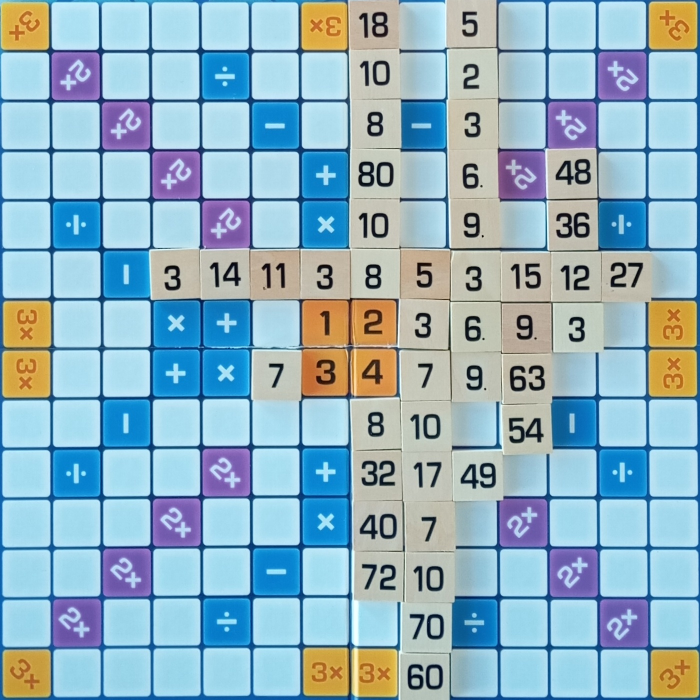
#> input picture test.jpg, 1400 x 1400 px (shown at 1/2 size)
$ python colors.py
#> lines starting #> are read from the running program, lines starting #| are printed output that depends on the picture; after the words box and inside, x2 and y2 are one past the last pixel; in counts of white or black regions, pixels touching at a corner belong together
#> further down, img is the input picture: shape (1400, 1400, 3); mean B, G, R 192.7, 177.6, 145.3
import numpy as np
import cv2 as cv
import os
import glob
import matplotlib.pyplot as plt
from numpy.random import uniform
import pdb
def show_image(title,image):
    image=cv.resize(image,(0,0),fx=1,fy=1)
    cv.imshow(title,image)
    cv.waitKey(0)
    cv.destroyAllWindows()

def find_color_values_using_trackbar(frame):
    frame_hsv = cv.cvtColor(frame, cv.COLOR_BGR2HSV)
#> frame_hsv: shape (1400, 1400, 3); mean H, S, V 83.5, 94.5, 204.7

    def nothing(x):
        pass

    cv.namedWindow("Trackbar")
    cv.createTrackbar("LH", "Trackbar", 0, 255, nothing)
#> slider 'LH' is set to 51
    cv.createTrackbar("LS", "Trackbar", 0, 255, nothing)
#> slider 'LS' is set to 51
    cv.createTrackbar("LV", "Trackbar", 0, 255, nothing)
#> slider 'LV' is set to 51
    cv.createTrackbar("UH", "Trackbar", 255, 255, nothing)
    cv.createTrackbar("US", "Trackbar", 255, 255, nothing)
    cv.createTrackbar("UV", "Trackbar", 255, 255, nothing)

    while True:

        l_h = cv.getTrackbarPos("LH", "Trackbar")
        l_s = cv.getTrackbarPos("LS", "Trackbar")
        l_v = cv.getTrackbarPos("LV", "Trackbar")
        u_h = cv.getTrackbarPos("UH", "Trackbar")
        u_s = cv.getTrackbarPos("US", "Trackbar")
        u_v = cv.getTrackbarPos("UV", "Trackbar")

        l = np.array([l_h, l_s, l_v])
        u = np.array([u_h, u_s, u_v])
        mask_table_hsv = cv.inRange(frame_hsv, l, u)
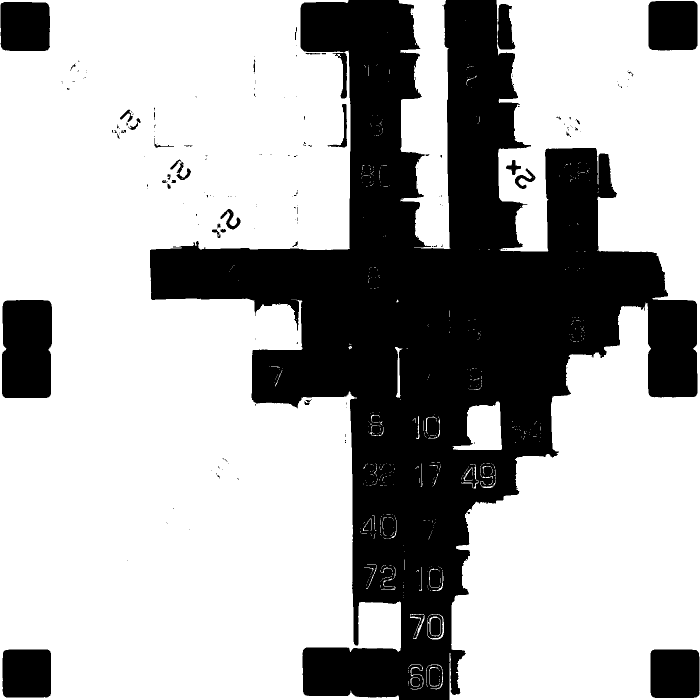
#> mask_table_hsv: shape (1400, 1400) (shown at 1/2 size); 68.3% white; 204 black regions (163 under 20 px), largest, box (x1, y1, x2, y2) and area: (300, 0, 1395, 1400) 556297, (4, 600, 104, 796) 18976, (1297, 2, 1395, 101) 9519

        res = cv.bitwise_and(frame, frame, mask=mask_table_hsv)
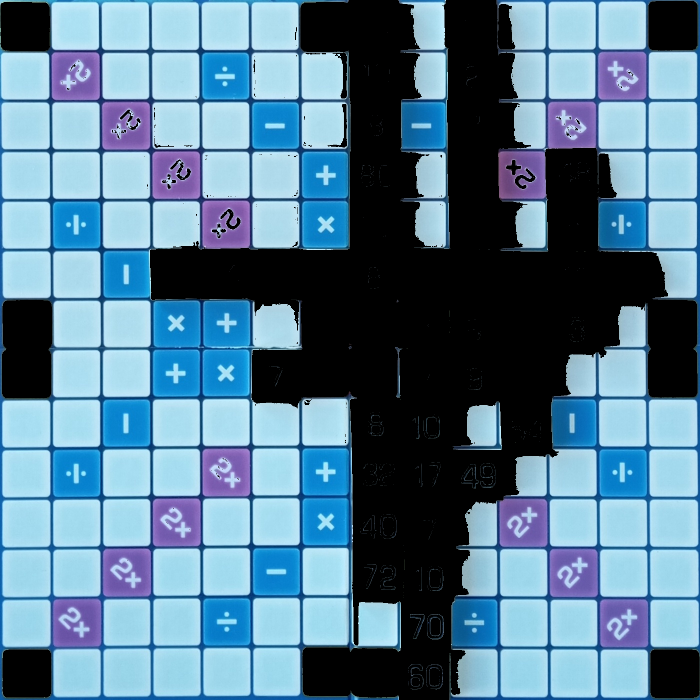
#> res: shape (1400, 1400, 3) (shown at 1/2 size); mean B, G, R 146.3, 123.4, 88.7
        cv.imshow("Frame", cv.resize(frame,(0,0),fx=0.2,fy=0.2))
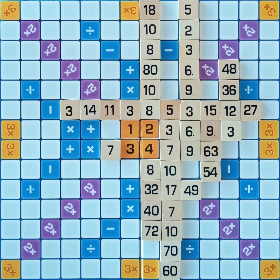
#> window 'Frame': shape (280, 280, 3); mean B, G, R 192.6, 177.4, 145.1
        cv.imshow("Mask",cv.resize(mask_table_hsv,(0,0),fx=0.2,fy=0.2) )
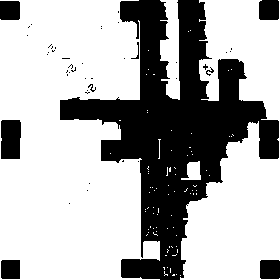
#> window 'Mask': shape (280, 280); 68.2% white; 45 black regions (36 under 20 px), largest, box (x1, y1, x2, y2) and area: (60, 0, 279, 280) 22474, (1, 120, 21, 159) 753, (259, 0, 279, 20) 393
        cv.imshow("Res",cv.resize(res,(0,0),fx=0.2,fy=0.2) )
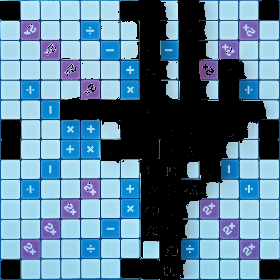
#> window 'Res': shape (280, 280, 3); mean B, G, R 146.1, 123.2, 88.5

        if cv.waitKey(25) & 0xFF == ord('q'):
#> (key q is pressed here)
            break
    cv.destroyAllWindows()

img = cv.imread('test.jpg')
#img = cv.imread('antrenare/1_01.jpg')
find_color_values_using_trackbar(img)

low_yellow = (15, 105, 105)
high_yellow = (90, 255, 255)
img_hsv = cv.cvtColor(img, cv.COLOR_BGR2HSV)
mask_yellow_hsv = cv.inRange(img_hsv, low_yellow, high_yellow)
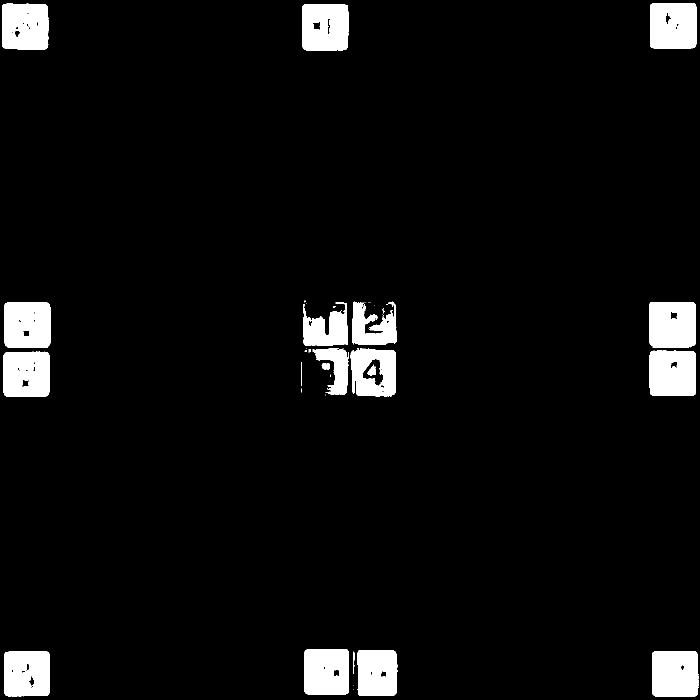
#> mask_yellow_hsv: shape (1400, 1400) (shown at 1/2 size); 5.5% white; 53 white regions (32 under 20 px), largest, box (x1, y1, x2, y2) and area: (1300, 6, 1393, 97) 8247, (1304, 1303, 1397, 1394) 8225, (1298, 604, 1392, 695) 8193
show_image('img_initial', img)
show_image('mask_yellow_hsv', mask_yellow_hsv)
cv.waitKey(0)
cv.destroyAllWindows()
